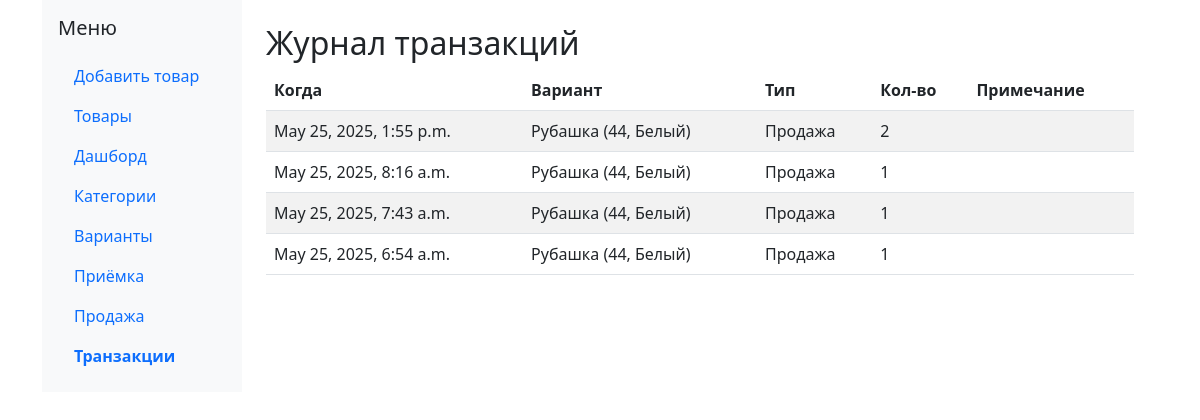
The page /transactions/ on the database as committed earlier.
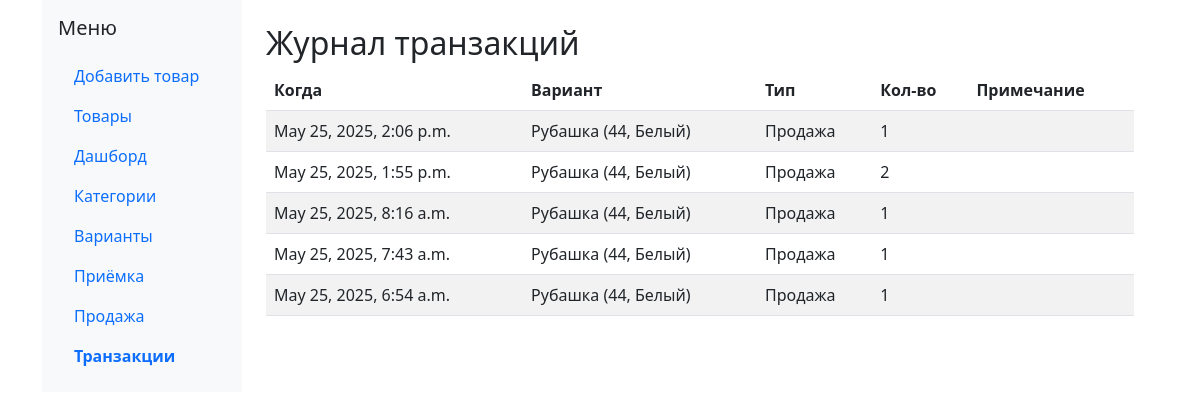
The same page on the database as committed later.
### inventory/models.py (models this page shows, shortened)
class StockTransaction(models.Model):
    IN = 'IN'
    OUT = 'OUT'
    TYPE_CHOICES = [
        (IN, 'Приёмка'),
        (OUT, 'Продажа'),
    ]
    variant = models.ForeignKey(Variant, on_delete=models.CASCADE)
    transaction_type = models.CharField(max_length=3, choices=TYPE_CHOICES)
    quantity = models.PositiveIntegerField()
    timestamp = models.DateTimeField(auto_now_add=True)
    note = models.CharField(max_length=255, blank=True)

class Variant(models.Model):
    product = models.ForeignKey(
        Product, related_name='variants', on_delete=models.CASCADE
    )
    sku = models.CharField(max_length=100, unique=True)
    size = models.CharField(max_length=50)
    color = models.CharField(max_length=50)
    price = models.DecimalField(max_digits=10, decimal_places=2)
    stock = models.PositiveIntegerField(default=0)
    def __str__(self):
        return f"{self.product.name} ({self.size}, {self.color})"

class Product(models.Model):
    name = models.CharField(max_length=255)
    category = models.ForeignKey(
        Category, null=True, blank=True,
        related_name='products', on_delete=models.SET_NULL
    )

### inventory/views.py (the view)
# urls.py: path('transactions/', TransactionListView.as_view(), name='transaction-list'),
class TransactionListView(ListView):
    model = StockTransaction
    template_name = 'inventory/transaction_list.html'
    paginate_by = 30
    ordering = ['-timestamp']

### templates/inventory/transaction_list.html (shortened to what this page needs)
{% extends "base.html" %}
{% block content %}
  <h2>Журнал транзакций</h2>
  <table class="table table-striped">
    <thead>
      <tr><th>Когда</th><th>Вариант</th><th>Тип</th><th>Кол-во</th><th>Примечание</th></tr>
    </thead><tbody>
      {% for t in object_list %}
        <tr>
          <td>{{ t.timestamp }}</td>
          <td>{{ t.variant }}</td>
          <td>{{ t.get_transaction_type_display }}</td>
          <td>{{ t.quantity }}</td>
          <td>{{ t.note }}</td>
        </tr>
      {% empty %}
        <tr><td colspan="5" class="text-center">Нет записей</td></tr>
      {% endfor %}
    </tbody>
  </table>
{% endblock %}

### templates/base.html (shortened to what this page needs)
<!DOCTYPE html>
<html lang="ru">
<head>
  <link href="https://cdn.jsdelivr.net/npm/bootstrap@5.3.0/dist/css/bootstrap.min.css" rel="stylesheet">
</head>
<body class="d-flex container">
  <nav class="sidebar p-3">
    <h5 class="mb-3">Меню</h5>
    <ul class="nav flex-column">
      <li class="nav-item">
        <a class="nav-link {% if request.resolver_match.url_name == 'product-add' %}active{% endif %}"
           href="{% url 'product-add' %}">Добавить товар</a>
      </li>
      <li class="nav-item">
        <a class="nav-link {% if request.resolver_match.url_name == 'product-list' %}active{% endif %}"
           href="{% url 'product-list' %}">Товары</a>
      </li>
      <li class="nav-item"><a class="nav-link {% if request.resolver_match.url_name == 'dashboard' %}active{% endif %}" href="{% url 'dashboard' %}">Дашборд</a></li>
      <li class="nav-item"><a class="nav-link {% if 'category' in request.resolver_match.url_name %}active{% endif %}" href="{% url 'category-list' %}">Категории</a></li>
      <li class="nav-item"><a class="nav-link {% if 'variant' in request.resolver_match.url_name %}active{% endif %}" href="{% url 'variant-list' %}">Варианты</a></li>
      <li class="nav-item"><a class="nav-link" href="{% url 'stockin' %}">Приёмка</a></li>
      <li class="nav-item"><a class="nav-link" href="{% url 'sale' %}">Продажа</a></li>
      <li class="nav-item"><a class="nav-link {% if request.resolver_match.url_name == 'transaction-list' %}active{% endif %}" href="{% url 'transaction-list' %}">Транзакции</a></li>
    </ul>
  </nav>
  <main class="flex-fill p-4">
    {% block content %}{% endblock %}
  </main>
</body>
</html>

### templates/base.html (style rules this page uses)
.sidebar { min-width: 200px; background: #f8f9fa; }
.sidebar .nav-link.active { font-weight: bold; }

Rows that differ between the two databases and show on the page:
added StockTransaction: timestamp "May 25, 2025, 2:06 p.m.", variant "Рубашка (44, Белый)", transaction_type "Продажа", quantity "1"
